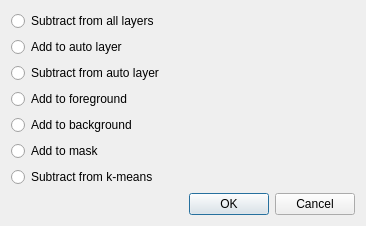
<?xml version="1.0" encoding="UTF-8"?>
<ui version="4.0">
 <class>PictureZonePropDialog</class>
 <widget class="QDialog" name="PictureZonePropDialog">
  <property name="geometry">
   <rect>
    <x>0</x>
    <y>0</y>
    <width>366</width>
    <height>125</height>
   </rect>
  </property>
  <property name="windowTitle">
   <string>Zone Properties</string>
  </property>
  <layout class="QVBoxLayout" name="verticalLayout_3">
   <item>
    <widget class="QRadioButton" name="zoneclean">
     <property name="text">
      <string>Subtract from all layers</string>
     </property>
    </widget>
   </item>
   <item>
    <widget class="QRadioButton" name="zonepainter">
     <property name="text">
      <string>Add to auto layer</string>
     </property>
    </widget>
   </item>
   <item>
    <widget class="QRadioButton" name="zoneeraser">
     <property name="text">
      <string>Subtract from auto layer</string>
     </property>
    </widget>
   </item>
   <item>
    <widget class="QRadioButton" name="zonefg">
     <property name="text">
      <string>Add to foreground</string>
     </property>
    </widget>
   </item>
   <item>
    <widget class="QRadioButton" name="zonebg">
     <property name="text">
      <string>Add to background</string>
     </property>
    </widget>
   </item>
   <item>
    <widget class="QRadioButton" name="zonemask">
     <property name="text">
      <string>Add to mask</string>
     </property>
    </widget>
   </item>
   <item>
    <widget class="QRadioButton" name="zonenokmeans">
     <property name="text">
      <string>Subtract from k-means</string>
     </property>
    </widget>
   </item>
   <item>
    <spacer name="verticalSpacer">
     <property name="orientation">
      <enum>Qt::Vertical</enum>
     </property>
     <property name="sizeHint" stdset="0">
      <size>
       <width>20</width>
       <height>40</height>
      </size>
     </property>
    </spacer>
   </item>
   <item>
    <widget class="QDialogButtonBox" name="buttonBox">
     <property name="orientation">
      <enum>Qt::Horizontal</enum>
     </property>
     <property name="standardButtons">
      <set>QDialogButtonBox::Cancel|QDialogButtonBox::Ok</set>
     </property>
    </widget>
   </item>
  </layout>
 </widget>
 <resources/>
 <connections>
  <connection>
   <sender>buttonBox</sender>
   <signal>accepted()</signal>
   <receiver>PictureZonePropDialog</receiver>
   <slot>accept()</slot>
   <hints>
    <hint type="sourcelabel">
     <x>248</x>
     <y>254</y>
    </hint>
    <hint type="destinationlabel">
     <x>157</x>
     <y>274</y>
    </hint>
   </hints>
  </connection>
  <connection>
   <sender>buttonBox</sender>
   <signal>rejected()</signal>
   <receiver>PictureZonePropDialog</receiver>
   <slot>reject()</slot>
   <hints>
    <hint type="sourcelabel">
     <x>316</x>
     <y>260</y>
    </hint>
    <hint type="destinationlabel">
     <x>286</x>
     <y>274</y>
    </hint>
   </hints>
  </connection>
 </connections>
</ui>
